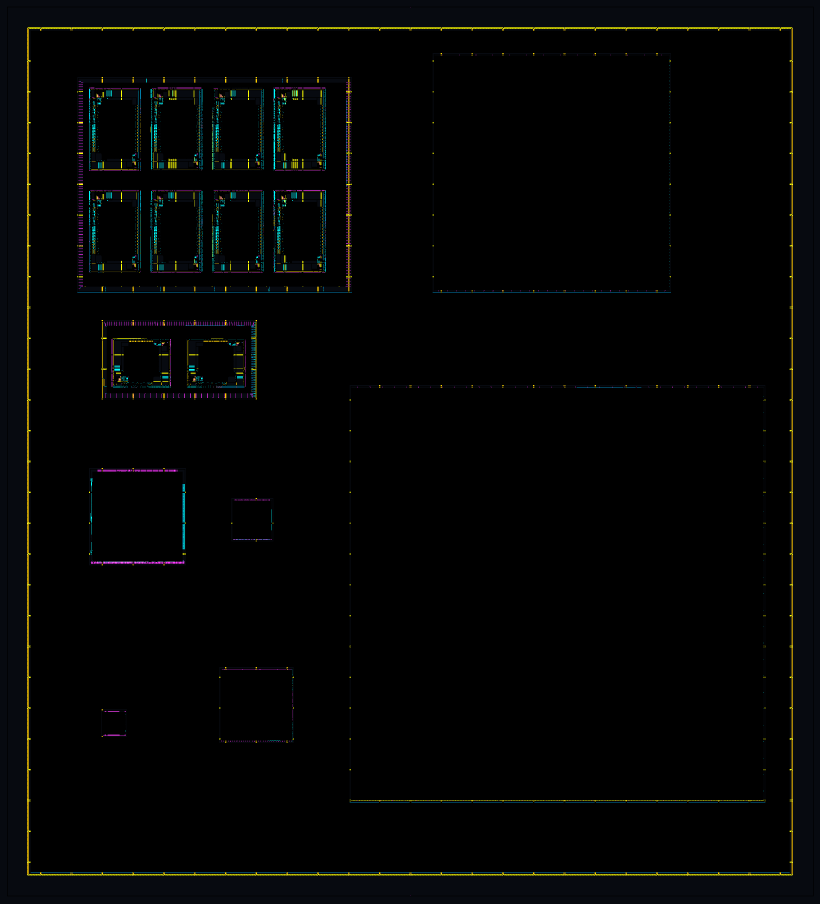
#> input picture Digital-Pre-Distortion/docs/figures/dpd_soc_tapeout_top_full05_article_contrast.png, 2460 x 2710 px, found by its file name (shown at 1/3 size)
$ python annotate_macro_floorplan.py
#> lines starting #> are read from the running program, lines starting #| are printed output that depends on the picture
from pathlib import Path

from PIL import Image, ImageDraw, ImageFont


ROOT = Path("/home/Ausilon/openlane_work/designs/dpd_soc_tapeout_top_100m")
DOCS = Path("/home/Ausilon/Desktop/dpd_v1/dpd_soc_min/docs")

BASE = ROOT / "dpd_soc_tapeout_top_full05_article_contrast.png"
OUT = ROOT / "dpd_soc_tapeout_top_full05_macro_labeled_v2.png"
OUT_DOCS = DOCS / OUT.name


def font(size):
    for path in (
        "/usr/share/fonts/truetype/dejavu/DejaVuSans-Bold.ttf",
        "/usr/share/fonts/truetype/dejavu/DejaVuSans.ttf",
    ):
        if Path(path).exists():
            return ImageFont.truetype(path, size)
    return ImageFont.load_default()


def centered_label(draw, xy, text, size):
    x0, y0, x1, y1 = xy
    fnt = font(size)
    lines = text.split("\n")
    bboxes = [draw.textbbox((0, 0), line, font=fnt) for line in lines]
    widths = [b[2] - b[0] for b in bboxes]
    heights = [b[3] - b[1] for b in bboxes]
    line_gap = max(5, size // 5)
    text_w = max(widths)
    text_h = sum(heights) + line_gap * (len(lines) - 1)
    cx = (x0 + x1) // 2
    cy = (y0 + y1) // 2
    pad_x = max(14, size // 2)
    pad_y = max(8, size // 3)
    box = (
        cx - text_w // 2 - pad_x,
        cy - text_h // 2 - pad_y,
        cx + text_w // 2 + pad_x,
        cy + text_h // 2 + pad_y,
    )
    draw.rounded_rectangle(box, radius=8, fill=(8, 10, 16, 225), outline=(255, 122, 232, 230), width=2)
    y = cy - text_h // 2
    for line, h in zip(lines, heights):
        tw = draw.textbbox((0, 0), line, font=fnt)[2]
        draw.text((cx - tw // 2, y), line, font=fnt, fill=(250, 250, 255, 255))
        y += h + line_gap


def macro(draw, xy, label, label_size):
    overlay = Image.new("RGBA", img.size, (0, 0, 0, 0))
    od = ImageDraw.Draw(overlay)
    od.rectangle(xy, fill=(185, 0, 132, 105), outline=(255, 0, 220, 255), width=5)
    img.alpha_composite(overlay)
    centered_label(draw, xy, label, label_size)


img = Image.open(BASE).convert("RGBA")
draw = ImageDraw.Draw(img)

title = "DPD SoC macro floorplan - SKY130/OpenLane"
draw.text((80, 30), title, font=font(36), fill=(235, 238, 245, 255))

macro(draw, (285, 290, 1055, 900), "Capture RAM", 50)
#> in macro, `overlay = Image.new("RGBA", img.size, (0, 0, 0, 0))`: overlay: PIL image 2460x2710 RGBA; every value is 0
macro(draw, (315, 965, 790, 1206), "Coef Bank", 44)
macro(draw, (315, 1420, 590, 1685), "AXI-Lite", 42)
#> call 3 of macro, with xy = (315, 1420, 590, 1685), label = 'AXI-Lite', label_size = 42
#> in macro (call 3), `img.alpha_composite(overlay)`:
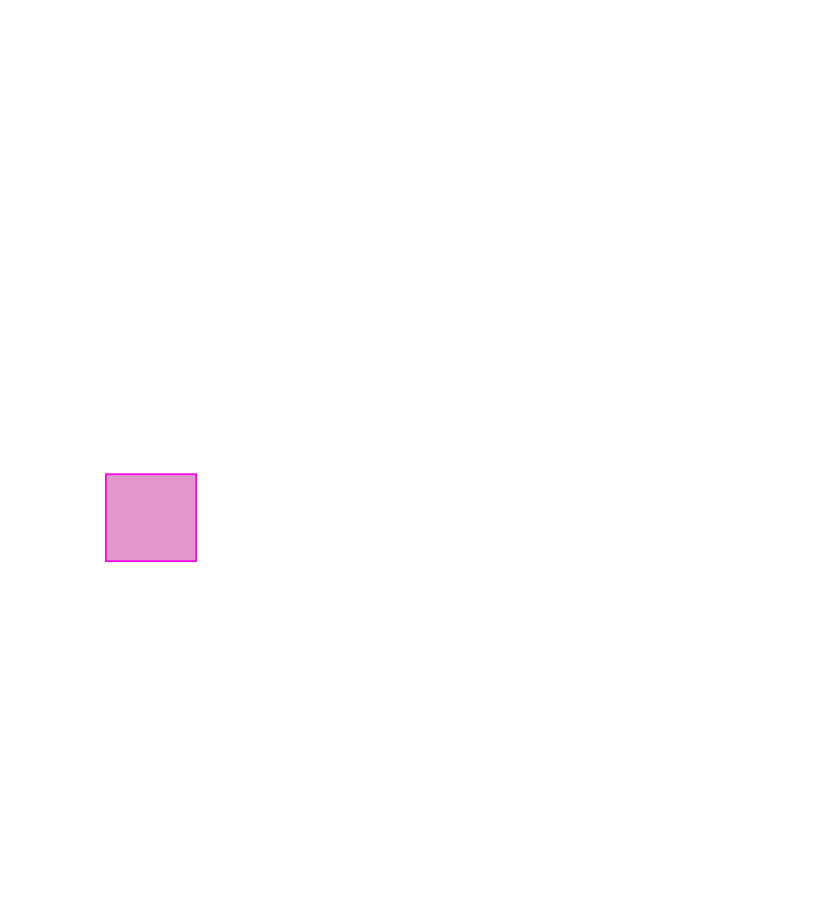
#> overlay: PIL image 2460x2710 RGBA (shown at 1/3 size); mean R, G, B, A 2.1, 0, 1.5, 1.3; transparent parts drawn white
macro(draw, (700, 1510, 840, 1620), "Metrics", 28)
macro(draw, (300, 2142, 385, 2228), "Peripherals", 20)
macro(draw, (690, 2010, 900, 2199), "PicoRV32", 36)

macro(draw, (1306, 220, 1974, 900), "MACcore\ntraining", 44)
#> in macro (call 7), `img.alpha_composite(overlay)`:
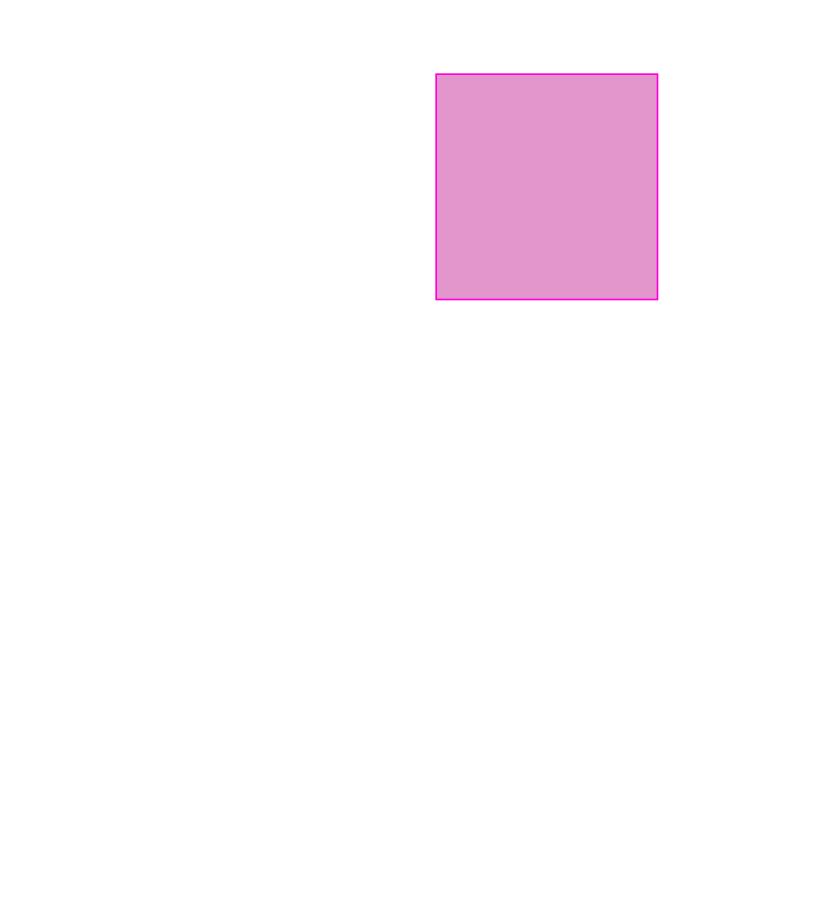
#> overlay: PIL image 2460x2710 RGBA (shown at 1/3 size); mean R, G, B, A 12.8, 0, 9.2, 7.5; transparent parts drawn white
#> in macro (call 7), `img.alpha_composite(overlay)`:
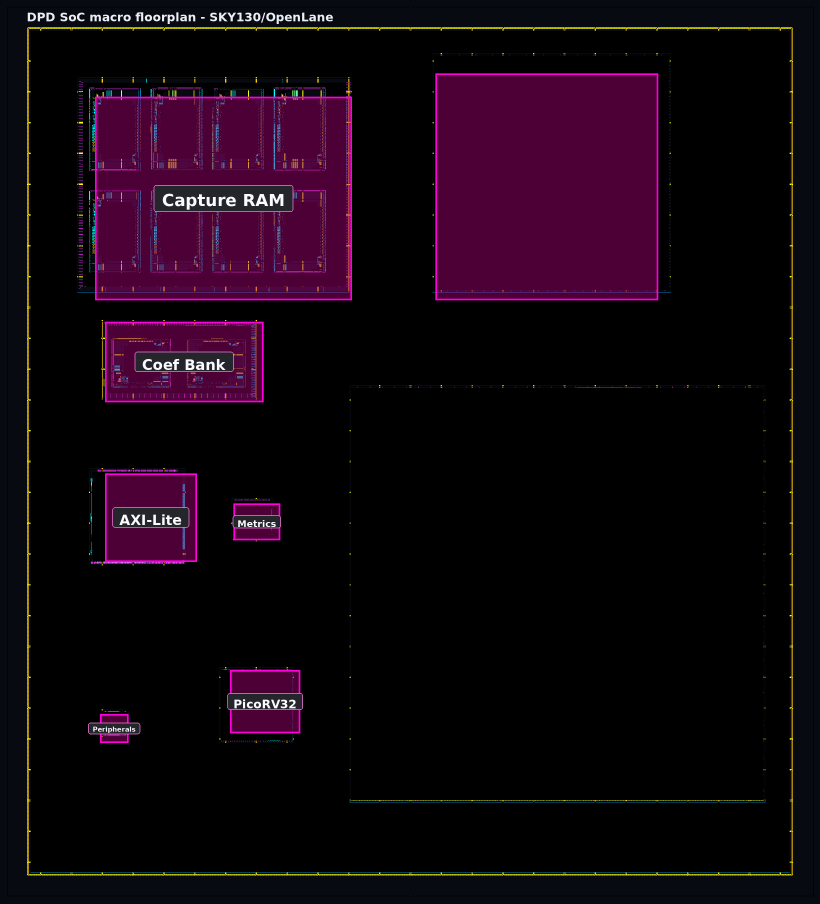
#> img: PIL image 2460x2710 RGBA (shown at 1/3 size); mean R, G, B, A 18.2, 4.9, 14.6, 254.7; transparent parts drawn white
macro(draw, (1060, 1170, 2248, 2368), "GMPengine\ninference", 52)
#> in macro (call 8), `img.alpha_composite(overlay)`:
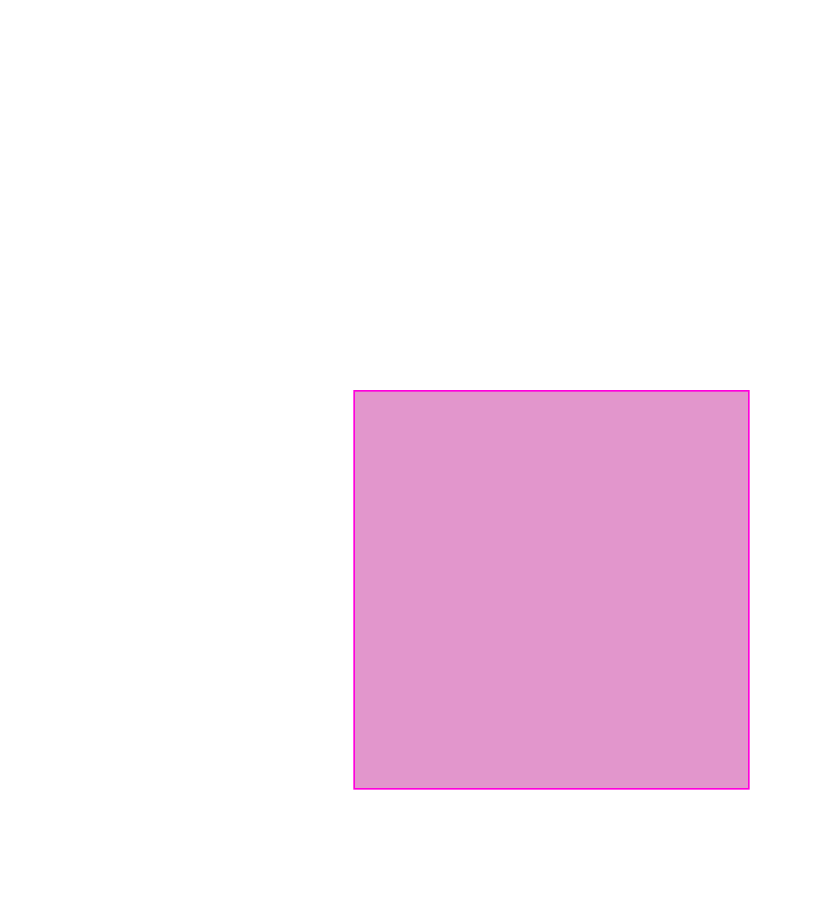
#> overlay: PIL image 2460x2710 RGBA (shown at 1/3 size); mean R, G, B, A 39.8, 0, 28.5, 23; transparent parts drawn white
#> in macro (call 8), `img.alpha_composite(overlay)`:
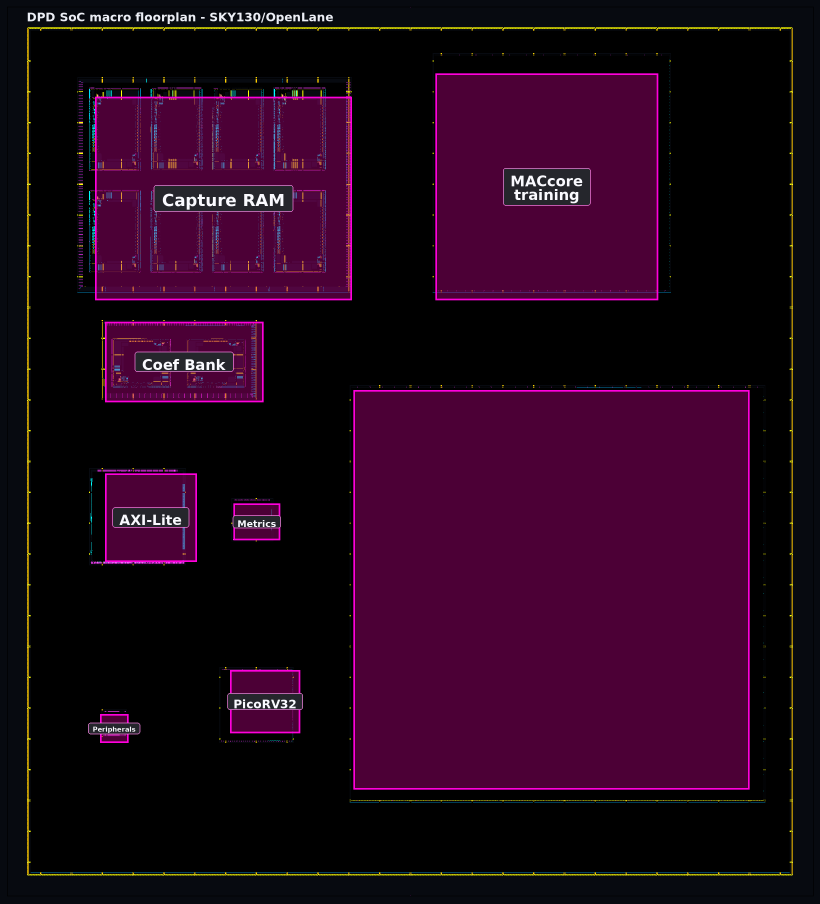
#> img: PIL image 2460x2710 RGBA (shown at 1/3 size); mean R, G, B, A 35, 5.2, 26.8, 254.6; transparent parts drawn white

img.save(OUT)
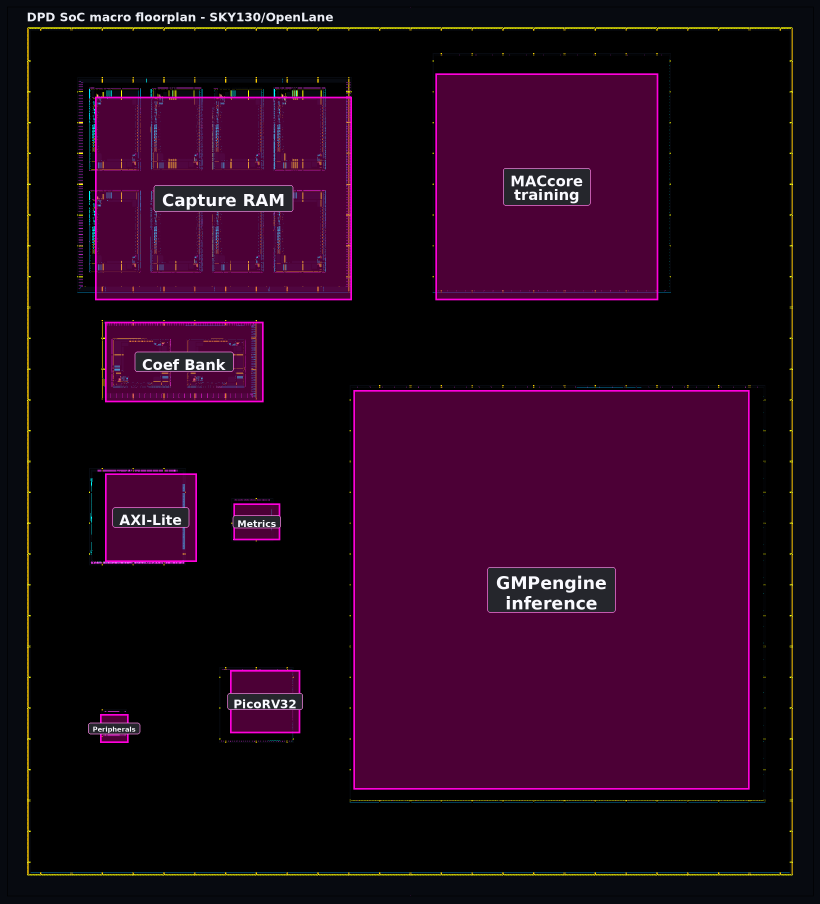
#> saved as dpd_soc_tapeout_top_full05_macro_labeled_v2.png: PIL image 2460x2710 RGBA (shown at 1/3 size); mean R, G, B, A 34.9, 5.7, 26.9, 254.4; transparent parts drawn white
img.save(OUT_DOCS)
print(OUT)
print(OUT_DOCS)
